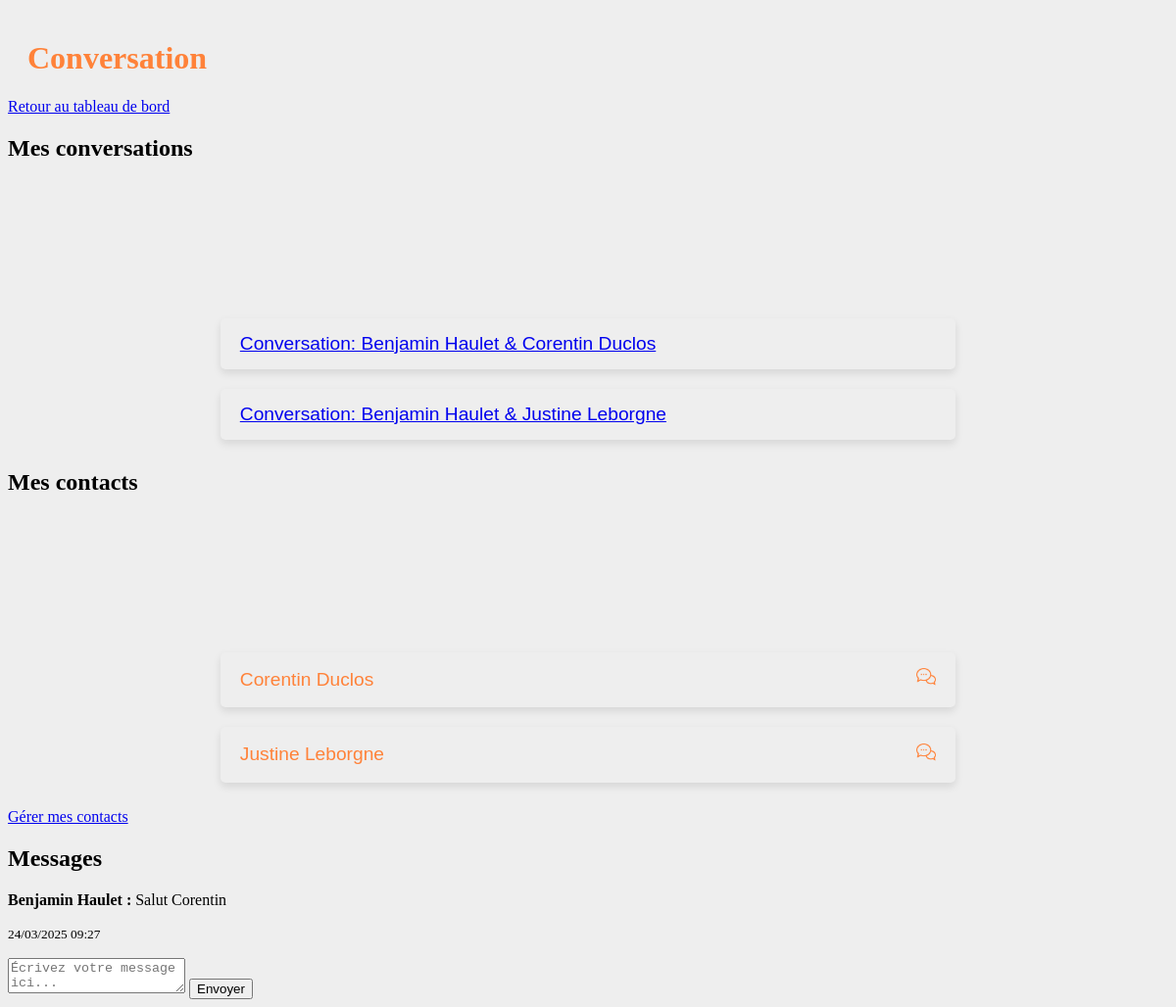
The page /php/conversation.php?id=2 (signed in) on the database its author committed.
### tables this page shows
CREATE TABLE `conversation` (
  `id_conversation` int(11) NOT NULL AUTO_INCREMENT,
  `titre` varchar(255) DEFAULT NULL,
  `date_creation` datetime DEFAULT current_timestamp(),
  PRIMARY KEY (`id_conversation`)
);

CREATE TABLE `utilisateur` (
  `id_utilisateur` int(11) NOT NULL AUTO_INCREMENT,
  `nom` varchar(100) NOT NULL,
  `prenom` varchar(100) NOT NULL,
  `email` varchar(255) NOT NULL,
  `identifiant` varchar(100) NOT NULL,
  `mot_de_passe` varchar(255) NOT NULL,
  `role` enum('1','2','3') NOT NULL DEFAULT '1',
  `tagUsers` text DEFAULT NULL,
  `telephone` varchar(20) NOT NULL,
  `adresse` text NOT NULL,
  `ville` varchar(100) NOT NULL,
  `code_postal` varchar(10) NOT NULL,
  `date_inscription` datetime NOT NULL DEFAULT current_timestamp(),
  `handicap` tinyint(1) DEFAULT 0,
  `description_handicap` varchar(255) DEFAULT NULL,
  PRIMARY KEY (`id_utilisateur`),
  UNIQUE KEY `email` (`email`)
);

CREATE TABLE `message` (
  `id_message` int(11) NOT NULL AUTO_INCREMENT,
  `id_envoyeur` int(11) NOT NULL,
  `id_conversation` int(11) NOT NULL,
  `contenu` text NOT NULL,
  `date_envoi` datetime DEFAULT current_timestamp(),
  PRIMARY KEY (`id_message`),
  KEY `id_envoyeur` (`id_envoyeur`),
  KEY `message_ibfk_2` (`id_conversation`),
  CONSTRAINT `message_ibfk_1` FOREIGN KEY (`id_envoyeur`) REFERENCES `utilisateur` (`id_utilisateur`) ON DELETE CASCADE,
  CONSTRAINT `message_ibfk_2` FOREIGN KEY (`id_conversation`) REFERENCES `conversation` (`id_conversation`) ON DELETE CASCADE
);

### php/conversation.php (the view, shortened to what this page needs)
<?php
include '../include/connect_bdd.php';
$id_utilisateur = $_SESSION['id_utilisateur'];
try {
    $sql = "SELECT u.id_utilisateur, u.nom, u.prenom
            FROM contact c
            JOIN utilisateur u ON c.id_contact = u.id_utilisateur
            WHERE c.id_utilisateur = :id_utilisateur
            ORDER BY u.nom, u.prenom";
    $stmt = $db->prepare($sql);
    $stmt->execute(['id_utilisateur' => $id_utilisateur]);
    $contacts = $stmt->fetchAll(PDO::FETCH_ASSOC);
} catch (Exception $e) {
    die('Erreur : ' . $e->getMessage());
}
try {
    $sql = "SELECT c.id_conversation, c.titre, c.date_creation
            FROM conversation c
            JOIN conversation_participant cp ON c.id_conversation = cp.id_conversation
            WHERE cp.id_utilisateur = :id_utilisateur
            ORDER BY c.date_creation DESC";
    $stmt = $db->prepare($sql);
    $stmt->execute(['id_utilisateur' => $id_utilisateur]);
    $conversations = $stmt->fetchAll(PDO::FETCH_ASSOC);
} catch (Exception $e) {
    die('Erreur : ' . $e->getMessage());
}
$id_conversation = isset($_GET['id']) ? intval($_GET['id']) : null;
$messages = [];
if ($id_conversation) {
    try {
        $sql = "SELECT m.id_message, m.contenu, m.date_envoi, u.nom, u.prenom, m.id_envoyeur
                FROM message m
                JOIN utilisateur u ON m.id_envoyeur = u.id_utilisateur
                WHERE m.id_conversation = :id_conversation
                ORDER BY m.date_envoi ASC";
        $stmt = $db->prepare($sql);
        $stmt->execute(['id_conversation' => $id_conversation]);
        $messages = $stmt->fetchAll(PDO::FETCH_ASSOC);
    } catch (Exception $e) {
        die('Erreur : ' . $e->getMessage());
    }
}
?>
<!DOCTYPE html>
<html lang="fr">
<head>
    <link rel="stylesheet" href="../css/styleContact.css">
</head>
<body>
    <header>
        <h1>Conversation</h1>
    </header>
    <main>
        <div class="back-link">
            <a href="dashboard.php" class="btn">Retour au tableau de bord</a>
        </div>
        <div class="conversation-container">
            <div class="sidebar">
                <h2>Mes conversations</h2>
                <div class="listecontact">
                    <?php if (empty($conversations)): ?>
                        <p>Aucune conversation active</p>
                    <?php else: ?>
                        <?php foreach ($conversations as $conv): ?>
                            <p>
                                <a href="conversation.php?id=<?php echo $conv['id_conversation']; ?>"
                                   class="<?php echo ($id_conversation == $conv['id_conversation']) ? 'active' : ''; ?>">
                                    <?php echo htmlspecialchars($conv['titre'] ?: 'Conversation du ' . date('d/m/Y', strtotime($conv['date_creation']))); ?>
                                </a>
                            </p>
                        <?php endforeach; ?>
                    <?php endif; ?>
                </div>
                <h2>Mes contacts</h2>
                <div class="listecontact">
                    <?php if (empty($contacts)): ?>
                        <p>Aucun contact ajouté</p>
                        <p><a href="contact.php" class="btn">Ajouter des contacts</a></p>
                    <?php else: ?>
                        <?php foreach ($contacts as $contact): ?>
                            <p>
                                <?php echo htmlspecialchars($contact['prenom'] . ' ' . $contact['nom']); ?>
                                <span class="icons">
                                    <a onclick="startConversation(<?php echo $contact['id_utilisateur']; ?>)">
                                        <img src="../asset/icones/messager.png" alt="Message" class="une">
                                    </a>
                                </span>
                            </p>
                        <?php endforeach; ?>
                    <?php endif; ?>
                </div>
                <p><a href="contact.php" class="btn">Gérer mes contacts</a></p>
            </div>
            <div class="message-area">
                <?php if ($id_conversation): ?>
                    <h2>Messages</h2>
                    <div class="messages">
                        <?php if (empty($messages)): ?>
                            <p>Aucun message dans cette conversation.</p>
                        <?php else: ?>
                            <?php foreach ($messages as $message): ?>
                                <div class="message <?php echo ($message['id_envoyeur'] == $id_utilisateur) ? 'my-message' : ''; ?>">
                                    <p><strong><?php echo htmlspecialchars($message['prenom'] . ' ' . $message['nom']); ?> :</strong> <?php echo htmlspecialchars($message['contenu']); ?></p>
                                    <p class="message-time"><small><?php echo htmlspecialchars(date('d/m/Y H:i', strtotime($message['date_envoi']))); ?></small></p>
                                </div>
                            <?php endforeach; ?>
                        <?php endif; ?>
                    </div>
                    <form action="send_message.php" method="POST" class="message-form">
                        <textarea name="contenu" required placeholder="Écrivez votre message ici..."></textarea>
                        <button type="submit" class="btn">Envoyer</button>
                    </form>
                <?php else: ?>
                    <div class="no-conversation">
                        <p>Sélectionnez une conversation ou démarrez-en une nouvelle avec l'un de vos contacts.</p>
                    </div>
                <?php endif; ?>
            </div>
        </div>
    </main>
</body>
</html>

### css/styleContact.css (style rules this page uses)
html, body { background-color: #eeeeee; }
h1 { font-family: jetbrains; font-size: 2em; color: #ff8239; text-align: left; padding-top: 20px; padding-left: 20px; display: flex; align-items: center; position: relative; }
.listecontact { display: flex; flex-direction: column; align-items: center; margin-top: 150px; }
.listecontact p { background-color: #eee; padding: 15px 20px; margin: 10px 0; border-radius: 5px; width: 60%; color: #ff8239; font-family: Arial, sans-serif; font-size: 1.2em; transition: background-color .3s; box-shadow: 0 4px 8px rgba(0, 0, 0, 0.1); display: flex; justify-content: space-between; align-items: center; position: relative; }
.listecontact p .icons { display: flex; gap: 10px; margin-left: auto; }
.listecontact p .icons img { width: 20px; height: 20px; }
.listecontact .icons .une { margin-top: 1.5px; }

### rows shown on the page
conversation: titre "Conversation: Benjamin Haulet & Corentin Duclos"
conversation: titre "Conversation: Benjamin Haulet & Justine Leborgne"
utilisateur: prenom+nom "Corentin Duclos"
utilisateur: prenom+nom "Justine Leborgne"
message: id_envoyeur.nom "Benjamin Haulet", contenu "Salut Corentin", date_envoi "24/03/2025 09:27"
